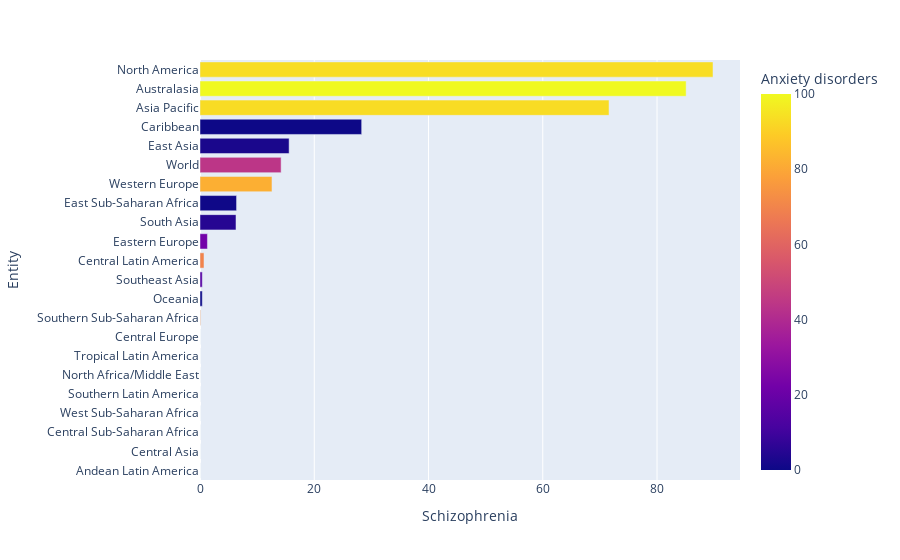

The code cell stored with this chart in its notebook:
### Code cell
df2.sort_values(by= "Schizophrenia" ,inplace=True)
plt.figure(dpi=200)
fig = px.bar(df2, x="Schizophrenia", y="Entity", orientation='h',color='Anxiety disorders')
fig.show()

### Figure 1 — Plotly figure (JSON) as saved in the notebook; plotly's stock layout.template omitted (floating-point values rounded to 4 significant figures)
{"data": [{"hovertemplate": "Schizophrenia=%{x}<br>Entity=%{y}<br>Anxiety disorders=%{marker.color}<extra></extra>", "legendgroup": "", "marker": {"color": [0.0, 0.0, 0.0, 46.6, 28.4, 43.7, 6.4, 25.5, 73.6, 0.0, 15.5, 69.7, 22.3, 4.9, 0.4, 81.8, 44.2, 2.5, 0.0, 93.1, 100.0, 93.4], "coloraxis": "coloraxis", "pattern": {"shape": ""}}, "name": "", "orientation": "h", "showlegend": false, "textposition": "auto", "type": "bar", "x": [0.0, 0.0, 0.0, 0.0, 0.0, 0.0, 0.0, 0.0, 0.1, 0.4, 0.4, 0.7, 1.3, 6.3, 6.4, 12.6, 14.2, 15.6, 28.3, 71.6, 85.1, 89.8], "xaxis": "x", "y": ["Andean Latin America", "Central Asia", "Central Sub-Saharan Africa", "West Sub-Saharan Africa", "Southern Latin America", "North Africa/Middle East", "Tropical Latin America", "Central Europe", "Southern Sub-Saharan Africa", "Oceania", "Southeast Asia", "Central Latin America", "Eastern Europe", "South Asia", "East Sub-Saharan Africa", "Western Europe", "World", "East Asia", "Caribbean", "Asia Pacific", "Australasia", "North America"], "yaxis": "y"}], "layout": {"barmode": "relative", "coloraxis": {"colorbar": {"title": {"text": "Anxiety disorders"}}, "colorscale": [[0, "#0d0887"], [0.1111, "#46039f"], [0.2222, "#7201a8"], [0.3333, "#9c179e"], [0.4444, "#bd3786"], [0.5556, "#d8576b"], [0.6667, "#ed7953"], [0.7778, "#fb9f3a"], [0.8889, "#fdca26"], [1, "#f0f921"]]}, "legend": {"tracegroupgap": 0}, "margin": {"t": 60}, "xaxis": {"anchor": "y", "domain": [0, 1], "title": {"text": "Schizophrenia"}}, "yaxis": {"anchor": "x", "domain": [0, 1], "title": {"text": "Entity"}}}}
